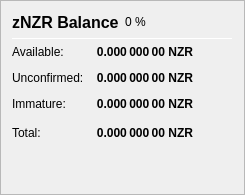
                   <widget class="QFrame" name="frame_ZerocoinBalances">
                    <property name="frameShape">
                     <enum>QFrame::StyledPanel</enum>
                    </property>
                    <property name="frameShadow">
                     <enum>QFrame::Raised</enum>
                    </property>
                    <layout class="QVBoxLayout" name="verticalLayout_7">
                     <item>
                      <layout class="QHBoxLayout" name="horizontalLayout_8" stretch="0,0,0">
                       <item>
                        <widget class="QLabel" name="label_5z_3">
                         <property name="minimumSize">
                          <size>
                           <width>0</width>
                           <height>20</height>
                          </size>
                         </property>
                         <property name="font">
                          <font>
                           <pointsize>12</pointsize>
                           <weight>75</weight>
                           <bold>true</bold>
                          </font>
                         </property>
                         <property name="text">
                          <string>zNZR Balance</string>
                         </property>
                        </widget>
                       </item>
                       <item>
                        <widget class="QLabel" name="labelzNZRPercent">
                         <property name="text">
                          <string notr="true">0 %</string>
                         </property>
                        </widget>
                       </item>
                       <item>
                        <spacer name="horizontalSpacer_11">
                         <property name="orientation">
                          <enum>Qt::Horizontal</enum>
                         </property>
                         <property name="sizeHint" stdset="0">
                          <size>
                           <width>40</width>
                           <height>20</height>
                          </size>
                         </property>
                        </spacer>
                       </item>
                      </layout>
                     </item>
                     <item>
                      <widget class="Line" name="line_ZerocoinBalance">
                       <property name="minimumSize">
                        <size>
                         <width>0</width>
                         <height>1</height>
                        </size>
                       </property>
                       <property name="maximumSize">
                        <size>
                         <width>16777215</width>
                         <height>1</height>
                        </size>
                       </property>
                       <property name="orientation">
                        <enum>Qt::Horizontal</enum>
                       </property>
                      </widget>
                     </item>
                     <item>
                      <layout class="QGridLayout" name="gridLayout_5">
                       <property name="spacing">
                        <number>12</number>
                       </property>
                       <item row="1" column="0">
                        <widget class="QLabel" name="labelzBalanceMatureText">
                         <property name="toolTip">
                          <string>Mature: more than 20 confirmation and more than 1 mint of the same denomination after it was minted.
These zNZR are spendable.</string>
                         </property>
                         <property name="text">
                          <string>Available:</string>
                         </property>
                        </widget>
                       </item>
                       <item row="1" column="1">
                        <widget class="QLabel" name="labelzBalanceMature">
                         <property name="font">
                          <font>
                           <weight>75</weight>
                           <bold>true</bold>
                          </font>
                         </property>
                         <property name="toolTip">
                          <string>Mature: more than 20 confirmation and more than 1 mint of the same denomination after it was minted.
These zNZR are spendable.</string>
                         </property>
                         <property name="text">
                          <string notr="true">0.000 000 00 NZR</string>
                         </property>
                         <property name="alignment">
                          <set>Qt::AlignRight|Qt::AlignTrailing|Qt::AlignVCenter</set>
                         </property>
                        </widget>
                       </item>
                       <item row="2" column="0">
                        <widget class="QLabel" name="labelzBalanceUnconfirmedText">
                         <property name="toolTip">
                          <string>Unconfirmed: less than 20 confirmations
Immature: confirmed, but less than 1 mint of the same denomination after it was minted</string>
                         </property>
                         <property name="text">
                          <string>Unconfirmed:</string>
                         </property>
                        </widget>
                       </item>
                       <item row="2" column="1">
                        <widget class="QLabel" name="labelzBalanceUnconfirmed">
                         <property name="font">
                          <font>
                           <weight>75</weight>
                           <bold>true</bold>
                          </font>
                         </property>
                         <property name="toolTip">
                          <string>Unconfirmed: less than 20 confirmations
Immature: confirmed, but less than 1 mint of the same denomination after it was minted</string>
                         </property>
                         <property name="text">
                          <string notr="true">0.000 000 00 NZR</string>
                         </property>
                         <property name="alignment">
                          <set>Qt::AlignRight|Qt::AlignTrailing|Qt::AlignVCenter</set>
                         </property>
                        </widget>
                       </item>
                       <item row="3" column="0">
                        <widget class="QLabel" name="labelzBalanceImmatureText">
                         <property name="toolTip">
                          <string>Unconfirmed: less than 20 confirmations
Immature: confirmed, but less than 1 mint of the same denomination after it was minted</string>
                         </property>
                         <property name="text">
                          <string>Immature:</string>
                         </property>
                        </widget>
                       </item>
                       <item row="3" column="1">
                        <widget class="QLabel" name="labelzBalanceImmature">
                         <property name="font">
                          <font>
                           <weight>75</weight>
                           <bold>true</bold>
                          </font>
                         </property>
                         <property name="toolTip">
                          <string>Unconfirmed: less than 20 confirmations
Immature: confirmed, but less than 1 mint of the same denomination after it was minted</string>
                         </property>
                         <property name="text">
                          <string notr="true">0.000 000 00 NZR</string>
                         </property>
                         <property name="alignment">
                          <set>Qt::AlignRight|Qt::AlignTrailing|Qt::AlignVCenter</set>
                         </property>
                        </widget>
                       </item>
                       <item row="4" column="0">
                        <widget class="QLabel" name="labelzBalanceText">
                         <property name="toolTip">
                          <string>Your current zNZR balance, unconfirmed and immature zNZR included.</string>
                         </property>
                         <property name="text">
                          <string>Total:</string>
                         </property>
                        </widget>
                       </item>
                       <item row="4" column="1">
                        <widget class="QLabel" name="labelzBalance">
                         <property name="font">
                          <font>
                           <weight>75</weight>
                           <bold>true</bold>
                          </font>
                         </property>
                         <property name="cursor">
                          <cursorShape>IBeamCursor</cursorShape>
                         </property>
                         <property name="toolTip">
                          <string>Your current zNZR balance, unconfirmed and immature zNZR included.</string>
                         </property>
                         <property name="text">
                          <string notr="true">0.000 000 00 NZR</string>
                         </property>
                         <property name="alignment">
                          <set>Qt::AlignRight|Qt::AlignTrailing|Qt::AlignVCenter</set>
                         </property>
                         <property name="textInteractionFlags">
                          <set>Qt::LinksAccessibleByMouse|Qt::TextSelectableByKeyboard|Qt::TextSelectableByMouse</set>
                         </property>
                        </widget>
                       </item>
                       <item row="4" column="2">
                        <spacer name="horizontalSpacer_4">
                         <property name="orientation">
                          <enum>Qt::Horizontal</enum>
                         </property>
                         <property name="sizeHint" stdset="0">
                          <size>
                           <width>40</width>
                           <height>20</height>
                          </size>
                         </property>
                        </spacer>
                       </item>
                      </layout>
                     </item>
                     <item>
                      <spacer name="verticalSpacer_4">
                       <property name="orientation">
                        <enum>Qt::Vertical</enum>
                       </property>
                       <property name="sizeHint" stdset="0">
                        <size>
                         <width>20</width>
                         <height>40</height>
                        </size>
                       </property>
                      </spacer>
                     </item>
                    </layout>
                   </widget>
